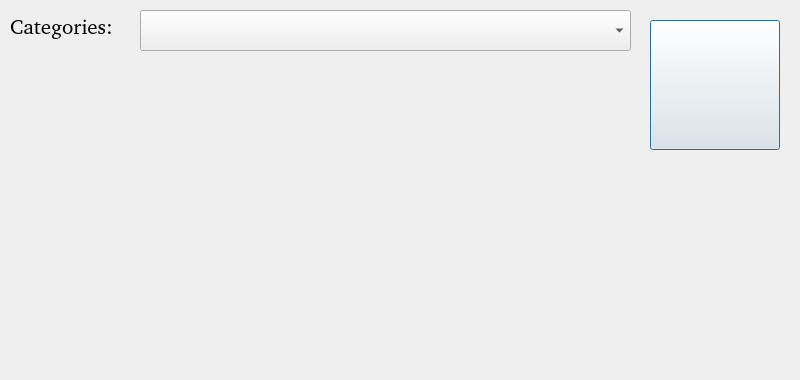
<?xml version="1.0" encoding="UTF-8"?>
<ui version="4.0">
 <class>TopResultDialog</class>
 <widget class="QDialog" name="TopResultDialog">
  <property name="geometry">
   <rect>
    <x>0</x>
    <y>0</y>
    <width>800</width>
    <height>380</height>
   </rect>
  </property>
  <property name="windowTitle">
   <string>Dialog</string>
  </property>
  <widget class="QPushButton" name="buttonTopRefresh">
   <property name="geometry">
    <rect>
     <x>650</x>
     <y>20</y>
     <width>130</width>
     <height>130</height>
    </rect>
   </property>
   <property name="font">
    <font>
     <family>Bitstream Charter</family>
     <pointsize>16</pointsize>
     <weight>75</weight>
     <bold>true</bold>
    </font>
   </property>
   <property name="text">
    <string/>
   </property>
   <property name="icon">
    <iconset resource="graphics.qrc">
     <normaloff>:/new/prefix1/Graphics/trophy_gold_refresh.png</normaloff>:/new/prefix1/Graphics/trophy_gold_refresh.png</iconset>
   </property>
   <property name="iconSize">
    <size>
     <width>125</width>
     <height>125</height>
    </size>
   </property>
  </widget>
  <widget class="QLabel" name="labelTopList">
   <property name="geometry">
    <rect>
     <x>150</x>
     <y>70</y>
     <width>471</width>
     <height>251</height>
    </rect>
   </property>
   <property name="font">
    <font>
     <pointsize>9</pointsize>
    </font>
   </property>
   <property name="text">
    <string/>
   </property>
   <property name="alignment">
    <set>Qt::AlignLeading|Qt::AlignLeft|Qt::AlignTop</set>
   </property>
  </widget>
  <widget class="QLabel" name="labelCategory">
   <property name="geometry">
    <rect>
     <x>10</x>
     <y>0</y>
     <width>221</width>
     <height>51</height>
    </rect>
   </property>
   <property name="font">
    <font>
     <family>Bitstream Charter</family>
     <pointsize>16</pointsize>
    </font>
   </property>
   <property name="text">
    <string>Categories:</string>
   </property>
  </widget>
  <widget class="QComboBox" name="comboBoxTopCategory">
   <property name="geometry">
    <rect>
     <x>140</x>
     <y>10</y>
     <width>491</width>
     <height>41</height>
    </rect>
   </property>
  </widget>
  <widget class="QLabel" name="labelInfoToUser">
   <property name="geometry">
    <rect>
     <x>120</x>
     <y>310</y>
     <width>671</width>
     <height>51</height>
    </rect>
   </property>
   <property name="text">
    <string/>
   </property>
  </widget>
  <widget class="QLabel" name="label">
   <property name="geometry">
    <rect>
     <x>0</x>
     <y>230</y>
     <width>150</width>
     <height>150</height>
    </rect>
   </property>
   <property name="text">
    <string/>
   </property>
   <property name="pixmap">
    <pixmap resource="graphics.qrc">:/new/prefix1/Graphics/sf.png</pixmap>
   </property>
  </widget>
  <zorder>label</zorder>
  <zorder>buttonTopRefresh</zorder>
  <zorder>labelTopList</zorder>
  <zorder>labelCategory</zorder>
  <zorder>comboBoxTopCategory</zorder>
  <zorder>labelInfoToUser</zorder>
 </widget>
 <resources>
  <include location="graphics.qrc"/>
 </resources>
 <connections/>
</ui>
